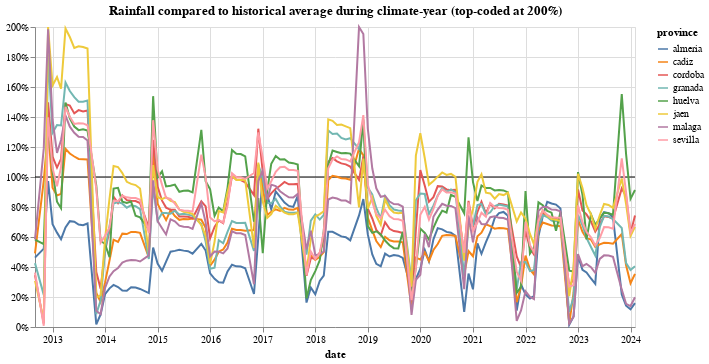

The notebook cell saved with this chart:
### Code cell
cols_reset = ['rainfallsince', 'avgrainfall1971_2000']

# Set these columns to zero on the first climatic month
# This looks like a data error, but need to investigate
df_all.loc[df_all['month_climatic'] == 1, cols_reset] = 0

cols = ['rainfallsince', 'avgrainfall1971_2000']

agg = (df_all
      .query('~ is_month_start')
      .groupby(['date', 'province'])[cols]
      .sum())

agg['relative_rainfall'] = agg[cols[0]] / agg[cols[1]]
top_code = 2
agg.loc[agg.relative_rainfall > top_code, 'relative_rainfall'] = top_code
agg.loc[agg.relative_rainfall < 0, 'relative_rainfall'] = 0

title = f'Rainfall compared to historical average during climate-year (top-coded at {top_code*100}%)'
chart = alt.Chart(agg.reset_index()).mark_line().encode(
    x=alt.X('date'),
    y=alt.Y('relative_rainfall', axis=alt.Axis(format='%'), title=None),
    color='province'
).properties(
    width=600,
    height=300,
    title=title
)
rule = alt.Chart(pd.DataFrame({'y': [1]})).mark_rule(color='black').encode(y='y')
chart = rule + chart

chart

### Figure 1 — Vega-Lite specification as saved in the notebook (floating-point values rounded to 4 significant figures; data arrays with more than 128 entries replaced by an {"elided": "..."} marker saying what was removed)
{"config": {"view": {"continuousWidth": 300, "continuousHeight": 300}}, "layer": [{"data": {"name": "data-d764767e7dd3b10b2c76c1355ce10ef3"}, "mark": {"type": "rule", "color": "black"}, "encoding": {"y": {"field": "y", "type": "quantitative"}}}, {"data": {"name": "data-ec802021e7f893967fc3b40d80c2313a"}, "mark": {"type": "line"}, "encoding": {"color": {"field": "province", "type": "nominal"}, "x": {"field": "date", "type": "temporal"}, "y": {"axis": {"format": "%"}, "field": "relative_rainfall", "title": null, "type": "quantitative"}}, "title": "Rainfall compared to historical average during climate-year (top-coded at 200%)"}], "height": 300, "width": 600, "$schema": "https://vega.github.io/schema/vega-lite/v5.16.3.json", "datasets": {"data-d764767e7dd3b10b2c76c1355ce10ef3": [{"y": 1}], "data-ec802021e7f893967fc3b40d80c2313a": {"elided": "1008 records"}}}
